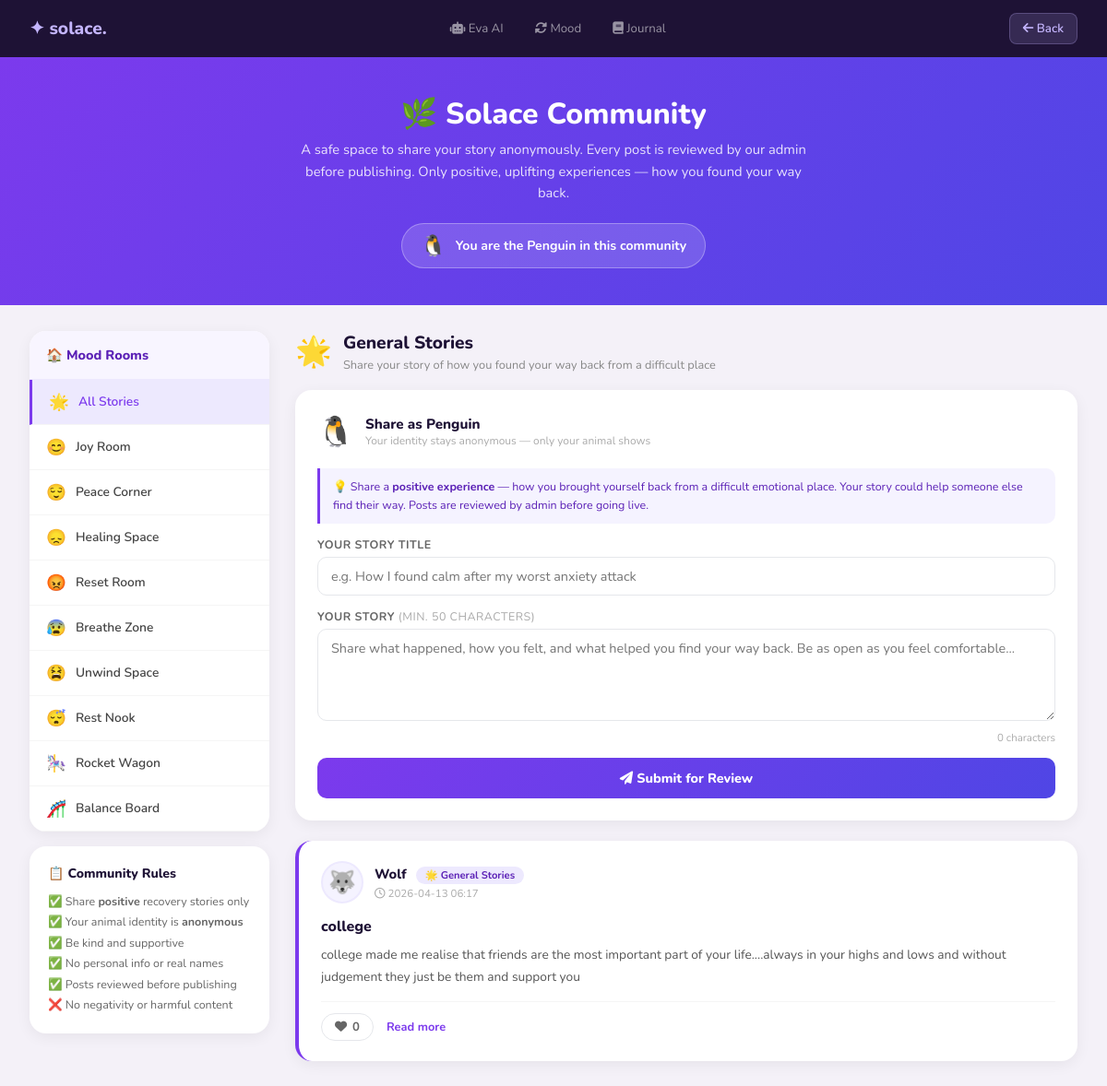
Screenshot of /community (signed in) with the database file from the repository.
### tables this page shows
CREATE TABLE community_posts (
                id           INTEGER PRIMARY KEY AUTOINCREMENT,
                user_id      INTEGER REFERENCES users(id),
                mood_room    TEXT NOT NULL,
                title        TEXT NOT NULL,
                story        TEXT NOT NULL,
                animal_name  TEXT NOT NULL,
                animal_emoji TEXT NOT NULL,
                status       TEXT DEFAULT 'pending',
                likes        INTEGER DEFAULT 0,
                created_at   DATETIME DEFAULT CURRENT_TIMESTAMP
            );

### app.py (the view, shortened to what this page needs)
@app.route("/community")
@login_required
def community() -> Any:
    room = request.args.get("room", "general")
    if room not in MOOD_ROOMS:
        room = "general"
    with get_db() as conn:
        if room == "general":
            posts = conn.execute("""
                SELECT cp.*, u.username FROM community_posts cp
                JOIN users u ON cp.user_id = u.id
                WHERE cp.status = 'approved'
                ORDER BY cp.created_at DESC
            """).fetchall()
        liked_ids = set()
        liked_rows = conn.execute(
            "SELECT post_id FROM community_likes WHERE user_id=?",
            (session["user_id"],)
        ).fetchall()
        liked_ids = {r["post_id"] for r in liked_rows}
    animal_name, animal_emoji = get_user_animal(session["user_id"])
    return render_template(
        "community.html",
        posts=posts,
        rooms=MOOD_ROOMS,
        current_room=room,
        animal_name=animal_name,
        animal_emoji=animal_emoji,
        liked_ids=liked_ids,
        username=session["username"],
    )

### app.py (called while the page is built)
def get_db() -> sqlite3.Connection:
    db_path = os.path.join(os.path.dirname(os.path.abspath(__file__)), "database.db")
    conn = sqlite3.connect(db_path)
    conn.row_factory = sqlite3.Row
    return conn

def login_required(f: Any) -> Any:
    @wraps(f)
    def dec(*args: Any, **kwargs: Any) -> Any:
        if "user_id" not in session:
            return redirect(url_for("login_page"))
        return f(*args, **kwargs)
    return dec

### templates/community.html (shortened to what this page needs)
<!DOCTYPE html>
<html lang="en">
<head>
    <link rel="stylesheet" href="https://cdnjs.cloudflare.com/ajax/libs/font-awesome/6.0.0/css/all.min.css">
</head>
<body>
<div class="topbar">
    <a href="/dashboard" class="brand">✦ solace.</a>
    <div class="tlinks">
        <a href="/ai_chat"><i class="fas fa-robot"></i> Eva AI</a>
        <a href="/tracker"><i class="fas fa-sync-alt"></i> Mood</a>
        <a href="/journal"><i class="fas fa-book"></i> Journal</a>
    </div>
    <a href="/dashboard" class="back-btn"><i class="fas fa-arrow-left"></i> Back</a>
</div>
<div class="hero">
    <h1>🌿 Solace Community</h1>
    <p>A safe space to share your story anonymously. Every post is reviewed by our admin before publishing. Only positive, uplifting experiences — how you found your way back.</p>
    <div class="my-animal">
        <span class="emoji">{{ animal_emoji }}</span>
        <span>You are the <strong>{{ animal_name }}</strong> in this community</span>
    </div>
</div>
<div class="layout">
    <div>
        <div class="sidebar-card">
            <div class="sidebar-title">🏠 Mood Rooms</div>
            <a href="/community?room=general" class="room-btn {{ 'active' if current_room == 'general' }}">
                <span class="room-emoji">🌟</span> All Stories
            </a>
            {% for key, room in rooms.items() %}
            {% if key != 'general' %}
            <a href="/community?room={{ key }}" class="room-btn {{ 'active' if current_room == key }}">
                <span class="room-emoji">{{ room.emoji }}</span>
                {{ room.label }}
            </a>
            {% endif %}
            {% endfor %}
        </div>
        <div style="background:white;border-radius:18px;padding:20px;margin-top:16px;box-shadow:0 4px 16px rgba(0,0,0,0.06)">
            <div style="font-weight:800;font-size:0.88rem;color:#1e1235;margin-bottom:10px">📋 Community Rules</div>
            <div style="font-size:0.78rem;color:#666;line-height:1.8">
                ✅ Share <strong>positive</strong> recovery stories only<br>
                ✅ Your animal identity is <strong>anonymous</strong><br>
                ✅ Be kind and supportive<br>
                ✅ No personal info or real names<br>
                ✅ Posts reviewed before publishing<br>
                ❌ No negativity or harmful content
            </div>
        </div>
    </div>
    <div>
        {% set room_info = rooms[current_room] %}
        <div class="room-header">
            <span class="emoji-big">{{ room_info.emoji }}</span>
            <div>
                <h2>{{ room_info.label }}</h2>
                <p>Share your story of how you found your way back from a difficult place</p>
            </div>
        </div>
        <div class="post-form-card">
            <div class="form-header">
                <div class="form-animal">{{ animal_emoji }}</div>
                <div class="form-label-block">
                    <div class="name">Share as {{ animal_name }}</div>
                    <div class="sub">Your identity stays anonymous — only your animal shows</div>
                </div>
            </div>
            <div class="guideline-box">
                💡 Share a <strong>positive experience</strong> — how you brought yourself back from a difficult emotional place. Your story could help someone else find their way. Posts are reviewed by admin before going live.
            </div>
            <form method="POST" action="/community/post">
                <div class="form-field">
                    <label>Your Story Title</label>
                    <input type="text" name="title" placeholder="e.g. How I found calm after my worst anxiety attack" required maxlength="100">
                </div>
                <div class="form-field">
                    <label>Your Story <span style="color:#aaa;font-weight:400">(min. 50 characters)</span></label>
                    <textarea name="story" id="storyText" placeholder="Share what happened, how you felt, and what helped you find your way back. Be as open as you feel comfortable..." required oninput="updateCount(this)"></textarea>
                    <div class="char-count" id="charCount">0 characters</div>
                </div>
                <button type="submit" class="btn-submit">
                    <i class="fas fa-paper-plane me-2"></i> Submit for Review
                </button>
            </form>
        </div>
        {% if posts %}
            {% for post in posts %}
            <div class="story-card" style="--room-color: {{ rooms.get(post.mood_room, rooms['general']).color }}">
                <div class="story-header">
                    <div class="story-animal-badge">{{ post.animal_emoji }}</div>
                    <div class="story-meta">
                        <div>
                            <span class="story-animal-name">{{ post.animal_name }}</span>
                            <span class="story-room-badge">{{ rooms.get(post.mood_room, rooms['general']).emoji }} {{ rooms.get(post.mood_room, rooms['general']).label }}</span>
                        </div>
                        <div class="story-time"><i class="far fa-clock"></i> {{ post.created_at[:16] }}</div>
                    </div>
                </div>
                <div class="story-title">{{ post.title }}</div>
                <div class="story-body collapsed" id="body-{{ post.id }}">{{ post.story }}</div>
                <div class="story-footer">
                    <form onsubmit="likePost(event, {{ post.id }})">
                        <button type="submit" class="like-btn {{ 'liked' if post.id in liked_ids }}" id="like-btn-{{ post.id }}">
                            <i class="fas fa-heart"></i>
                            <span id="like-count-{{ post.id }}">{{ post.likes }}</span>
                        </button>
                    </form>
                    <button class="read-more-btn" onclick="toggleRead({{ post.id }}, this)">Read more</button>
                </div>
            </div>
            {% endfor %}
        {% else %}
            <div class="empty-state">
                <span class="icon">🌱</span>
                <p>No stories here yet. Be the first to share your experience in this room!</p>
            </div>
        {% endif %}
    </div>
</div>
</body>
</html>

### rows the page displays
community_posts: animal_emoji "🐺", animal_name "Wolf", get "🌟", get "General Stories", created_at "2026-04-13 06:17", title "college", story "college made me realise that friends are the most important part of your life....always in your highs and lows and without judgement they just be them and support you", likes "0"

### other values shown
{{ animal_emoji }} "🐧"
{{ animal_name }} "Penguin"
{{ room.emoji }} "😊" "😌" "😞" "😡" "😰" "😫" "😴" "🎠" "🎢"
{{ room.label }} "Joy Room" "Peace Corner" "Healing Space" "Reset Room" "Breathe Zone" "Unwind Space" "Rest Nook" "Rocket Wagon" "Balance Board"
{{ room_info.emoji }} "🌟"
{{ room_info.label }} "General Stories"
